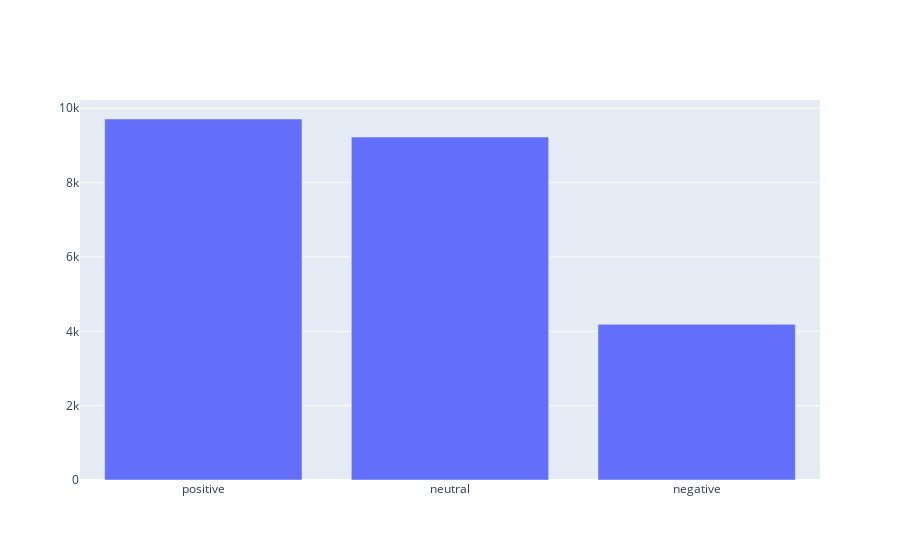

The code cell stored with this chart in its notebook:
### Markdown cell above
# Sentiment Analysis

### Code cell
s = tweet_df.sentiment.value_counts()
sentiment_df = pd.DataFrame({'sentiment':s.index, 'count':s.values})

import plotly.graph_objects as go
sentiment=['positive', 'neutral', 'negative']

fig = go.Figure([go.Bar(x=sentiment, y=list(sentiment_df['count']))])
fig.show()

### Figure 1 — Plotly figure (JSON) as saved in the notebook; plotly's stock layout.template omitted (floating-point values rounded to 4 significant figures)
{"data": [{"type": "bar", "x": ["positive", "neutral", "negative"], "y": [9711, 9225, 4187]}], "layout": {}}
